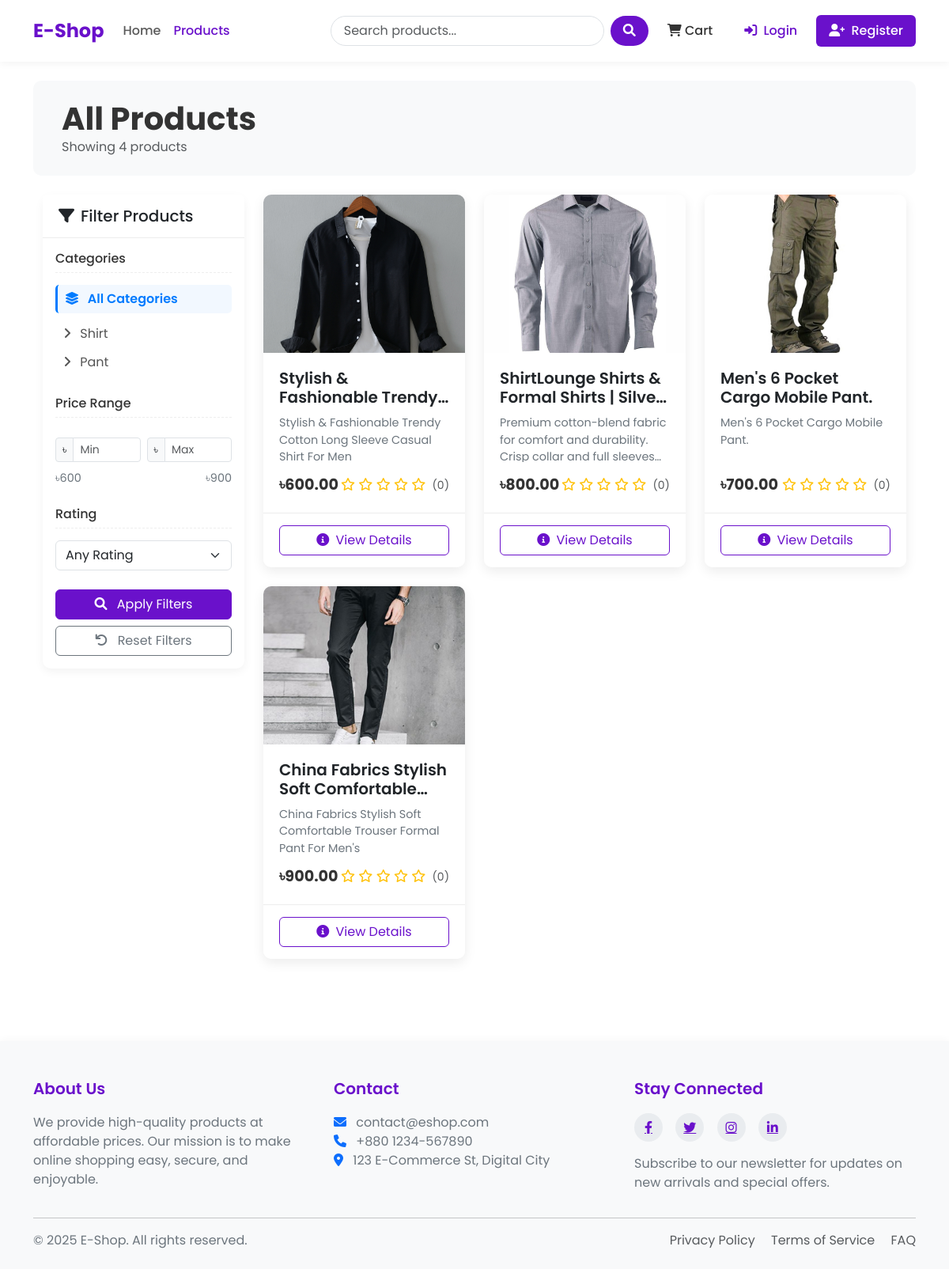
Before: /products/ with the older database file.
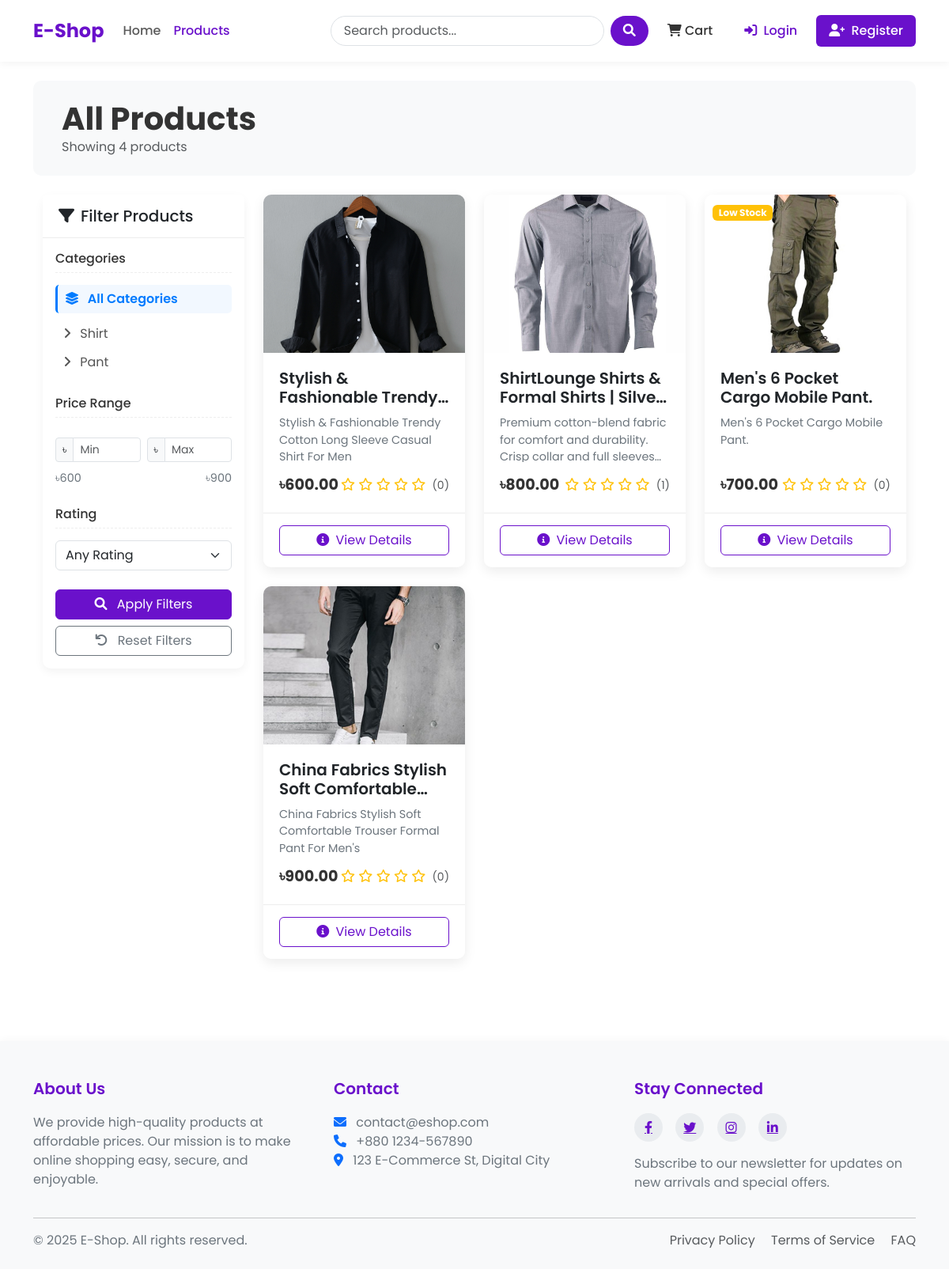
After: the same page with the newer database file.
### shop/models.py (models this page shows, shortened)
class Category(models.Model):
    name = models.CharField(max_length=100)
    slug = models.SlugField(max_length=100, unique=True)
    description = models.TextField(blank= True)
    class Meta:
        verbose_name_plural = 'Categories'

class Product(models.Model):
    name = models.CharField(max_length=100)
    slug = models.SlugField(max_length=100, unique=True)
    category = models.ForeignKey(Category, on_delete=models.CASCADE, related_name ='products')
    description = models.TextField()
    price = models.DecimalField(max_digits=10, decimal_places=2)
    stock = models.PositiveIntegerField(default=1)
    available =  models.BooleanField(default=True)
    created_at = models.DateTimeField(auto_now_add=True)
    updated_at = models.DateTimeField(auto_now=True)
    image = models.ImageField(upload_to= 'products/%Y/%m/%d') # Product will save as (25-02-2025)

### shop/views.py (the view, shortened to what this page needs)
# urls.py: path('products/', views.product_list, name="product_list"),
def product_list(request, category_slug = None):
    category = None
    categories = models.Category.objects.all()
    products = models.Product.objects.all()
    if category_slug:
        category = get_object_or_404(models.Category, slug=category_slug)
        products = products.filter(category = category)
    min_price = products.aggregate(Min('price'))['price__min'] # For showing the min price in the html (filtering part)
    max_price = products.aggregate(Max('price'))['price__max'] # For showing the max price in the html (filtering part)
    if request.GET.get('min_price'):
        products = products.filter(price__gte= request.GET.get('min_price')) # gte = Greater then equal
    if request.GET.get('max_price'):
        products = products.filter(price__lte= request.GET.get('max_price')) # lte = less then equal
    context = {
        'products':products,
        'category':category,
        'categories':categories,
        'min_price':min_price,
        'max_price':max_price,
    }
    return render(request, 'shop/product_list.html', context)

### templates/shop/product_list.html (shortened to what this page needs)
{% extends 'base.html' %}
{% block content %}
<div class="shop-header mb-4 p-4 bg-light">
    <div class="container-fluid">
        <div class="row align-items-center">
            <div class="col-md-6">
                <h1 class="shop-title">
                    {% if category %}{{ category.name }}{% else %}All Products{% endif %}
                </h1>
                <p class="text-muted mb-0">
                    Showing {{ products|length }} product{{ products|length|pluralize }}
                </p>
            </div>
        </div>
    </div>
</div>
<div class="container-fluid">
    <div class="row">
        <div class="col-lg-3 mb-4 filter-sidebar">
            <div class="filter-card card mb-4">
                <div class="card-header">
                    <h5 class="mb-0 d-flex align-items-center">
                        <i class="fas fa-filter me-2"></i> Filter Products
                    </h5>
                </div>
                <div class="card-body">
                    <form method="get">
                        <h6 class="filter-heading">Categories</h6>
                        <div class="mb-4">
                            <a href="{% url 'product_list' %}" class="filter-link {% if not category %}active{% endif %}">
                                <i class="fas fa-layer-group me-2"></i> All Categories
                            </a>
                            <div class="ms-2 mt-2">
                                {% for c in categories %}
                                <a href="{% url 'product_list_by_category' c.slug %}" class="filter-link {% if category.slug == c.slug %}active{% endif %}">
                                    <i class="fas fa-angle-right me-2"></i> {{ c.name }}
                                </a>
                                {% endfor %}
                            </div>
                        </div>
                        <h6 class="filter-heading">Price Range</h6>
                        <div class="mb-4">
                            <div class="price-slider-container">
                                <div class="row g-2 mb-2">
                                    <div class="col-6">
                                        <div class="input-group input-group-sm">
                                            <span class="input-group-text">৳</span>
                                            <input type="number" class="form-control" id="min_price" name="min_price"
                                                   value="{{ request.GET.min_price|default:'' }}" min="{{ min_price }}" max="{{ max_price }}" placeholder="Min">
                                        </div>
                                    </div>
                                    <div class="col-6">
                                        <div class="input-group input-group-sm">
                                            <span class="input-group-text">৳</span>
                                            <input type="number" class="form-control" id="max_price" name="max_price"
                                                   value="{{ request.GET.max_price|default:'' }}" min="{{ min_price }}" max="{{ max_price }}" placeholder="Max">
                                        </div>
                                    </div>
                                </div>
                                <div class="price-values">
                                    <span>৳{{ min_price }}</span>
                                    <span>৳{{ max_price }}</span>
                                </div>
                            </div>
                        </div>
                        <h6 class="filter-heading">Rating</h6>
                        <div class="mb-4">
                            <select class="form-select" name="rating">
                                <option value="">Any Rating</option>
                            </select>
                        </div>
                        <div class="d-grid gap-2">
                            <button type="submit" class="btn btn-primary">
                                <i class="fas fa-search me-2"></i> Apply Filters
                            </button>
                            <a href="{% url 'product_list' %}" class="btn btn-outline-secondary">
                                <i class="fas fa-undo me-2"></i> Reset Filters
                            </a>
                        </div>
                    </form>
                </div>
            </div>
        </div>
        <div class="col-lg-9">
            {% if products %}
            <div class="row row-cols-1 row-cols-md-2 row-cols-lg-3 g-4">
                {% for product in products %}
                <div class="col">
                    <div class="card h-100 product-card">
                        <div class="product-img-container">
                            {% if product.image %}
                            <img src="{{ product.image.url }}" class="product-img" alt="{{ product.name }}">
                            {% else %}
                            <div class="bg-light d-flex align-items-center justify-content-center h-100">
                                <i class="fas fa-image fa-3x text-muted"></i>
                            </div>
                            {% endif %}
                            {% if product.stock <= 5 and product.stock > 0 %}
                            <div class="product-badge">
                                <span class="badge bg-warning">Low Stock</span>
                            </div>
                            {% elif product.stock <= 0 %}
                            <div class="product-badge">
                                <span class="badge bg-danger">Out of Stock</span>
                            </div>
                            {% endif %}
                        </div>
                        <div class="card-body">
                            <h5 class="product-title">{{ product.name }}</h5>
                            <p class="product-desc">{{ product.description|truncatechars:100 }}</p>
                            <div class="d-flex justify-content-between align-items-center">
                                <span class="product-price">৳{{ product.price }}</span>
                                <div class="rating">
                                    {% for i in "12345" %}
                                    {% if forloop.counter <= product.average_rating %}
                                    <i class="fas fa-star"></i>
                                    {% else %}
                                    <i class="far fa-star"></i>
                                    {% endif %}
                                    {% endfor %}
                                    <span class="ms-1 text-muted small">({{ product.ratings.count }})</span>
                                </div>
                            </div>
                        </div>
                        <div class="card-footer">
                            <div class="d-grid">
                                <a href="{% url 'product_detail' product.slug %}" class="btn btn-outline-primary btn-add-cart">
                                    <i class="fas fa-info-circle me-1"></i> View Details
                                </a>
                            </div>
                        </div>
                    </div>
                </div>
                {% endfor %}
            </div>
            {% endif %}
        </div>
    </div>
</div>
{% endblock %}

### templates/base.html (shortened to what this page needs)
<!DOCTYPE html>
<html lang="en">
<head>
    <link href="https://cdn.jsdelivr.net/npm/bootstrap@5.3.0/dist/css/bootstrap.min.css" rel="stylesheet">
    <link rel="stylesheet" href="https://cdnjs.cloudflare.com/ajax/libs/font-awesome/6.0.0/css/all.min.css">
    {% load static %}
</head>
<body>
    <header>
    {% block navbar %}
            <nav class="navbar navbar-expand-lg navbar-light bg-white">
            <div class="container">
                <a class="navbar-brand" href="{% url 'home' %}">E-Shop</a>
                <div class="collapse navbar-collapse" id="navbarNav">
                    <ul class="navbar-nav me-auto mb-2 mb-lg-0">
                        <li class="nav-item {% if request.path == '/' %}active{% endif %}">
                            <a class="nav-link" href="{% url 'home' %}">Home</a>
                        </li>
                        <li class="nav-item {% if '/products/' in request.path %}active{% endif %}">
                            <a class="nav-link" href="{% url 'product_list' %}">Products</a>
                        </li>
                    </ul>
                    <form class="d-flex search-box me-3" action="{% url 'product_list' %}" method="get">
                        <input class="form-control search-input me-2" type="search" name="search" placeholder="Search products..." aria-label="Search">
                        <button class="btn search-btn" type="submit">
                            <i class="fas fa-search"></i>
                        </button>
                    </form>
                    <ul class="navbar-nav">
                        <li class="nav-item me-2">
                            <a class="nav-link cart-btn" href="{% url 'cart_detail' %}">
                                <i class="fas fa-shopping-cart"></i> Cart
                            </a>
                        </li>
                        {% if user.is_authenticated %}
                            <li class="nav-item dropdown">
                                <a class="nav-link dropdown-toggle" href="#" id="navbarDropdown" role="button"
                                   data-bs-toggle="dropdown" aria-expanded="false">
                                    <i class="fas fa-user-circle me-1"></i> {{ user.username }}
                                </a>
                                <ul class="dropdown-menu dropdown-menu-end shadow-sm" aria-labelledby="navbarDropdown">
                                    <li><a class="dropdown-item" href="{% url 'profile' %}">
                                        <i class="fas fa-user me-2"></i> My Profile
                                    </a></li>
                                    <li><hr class="dropdown-divider"></li>
                                    <li><a class="dropdown-item" href="{% url 'logout' %}">
                                        <i class="fas fa-sign-out-alt me-2"></i> Logout
                                    </a></li>
                                </ul>
                            </li>
                        {% else %}
                            <li class="nav-item">
                                <a class="nav-link btn btn-outline-primary ms-2 px-3" href="{% url 'login' %}">
                                    <i class="fas fa-sign-in-alt me-1"></i> Login
                                </a>
                            </li>
                            <li class="nav-item">
                                <a class="nav-link btn btn-primary ms-2 px-3 text-white" href="{% url 'register' %}">
                                    <i class="fas fa-user-plus me-1"></i> Register
                                </a>
                            </li>
                        {% endif %}
                    </ul>
                </div>
            </div>
        </nav>
    {% endblock  %}
    </header>
    <main class="container my-4">
        {% block content %}{% endblock %}
    </main>
    <footer>
        <div class="container">
            <div class="row">
                <div class="col-md-4 mb-4 mb-md-0">
                    <h5>About Us</h5>
                    <p>We provide high-quality products at affordable prices. Our mission is to make online shopping easy, secure, and enjoyable.</p>
                </div>
                <div class="col-md-4 mb-4 mb-md-0">
                    <h5>Contact</h5>
                    <p>
                        <i class="fas fa-envelope me-2 text-primary"></i> contact@eshop.com<br>
                        <i class="fas fa-phone me-2 text-primary"></i> +880 1234-567890<br>
                        <i class="fas fa-map-marker-alt me-2 text-primary"></i> 123 E-Commerce St, Digital City
                    </p>
                </div>
                <div class="col-md-4">
                    <h5>Stay Connected</h5>
                    <div class="social-icons mb-3">
                        <a href="#"><i class="fab fa-facebook-f"></i></a>
                        <a href="#"><i class="fab fa-twitter"></i></a>
                        <a href="#"><i class="fab fa-instagram"></i></a>
                        <a href="#"><i class="fab fa-linkedin-in"></i></a>
                    </div>
                    <p>Subscribe to our newsletter for updates on new arrivals and special offers.</p>
                </div>
            </div>
            <hr>
            <div class="row mt-3">
                <div class="col-md-6 mb-2 mb-md-0">
                    <p class="mb-0">&copy; {% now "Y" %} E-Shop. All rights reserved.</p>
                </div>
                <div class="col-md-6 text-md-end">
                    <p class="mb-0">
                        <a href="#" class="text-decoration-none me-3 text-muted">Privacy Policy</a>
                        <a href="#" class="text-decoration-none me-3 text-muted">Terms of Service</a>
                        <a href="#" class="text-decoration-none text-muted">FAQ</a>
                    </p>
                </div>
            </div>
        </div>
    </footer>
</body>
</html>

Changed rows visible on the page:
changed Product "ShirtLounge Shirts & Formal Shirts |…": ratings.count "0" → "1"
changed Product "Men's 6 Pocket Cargo Mobile Pant.": now shows "Low Stock"
